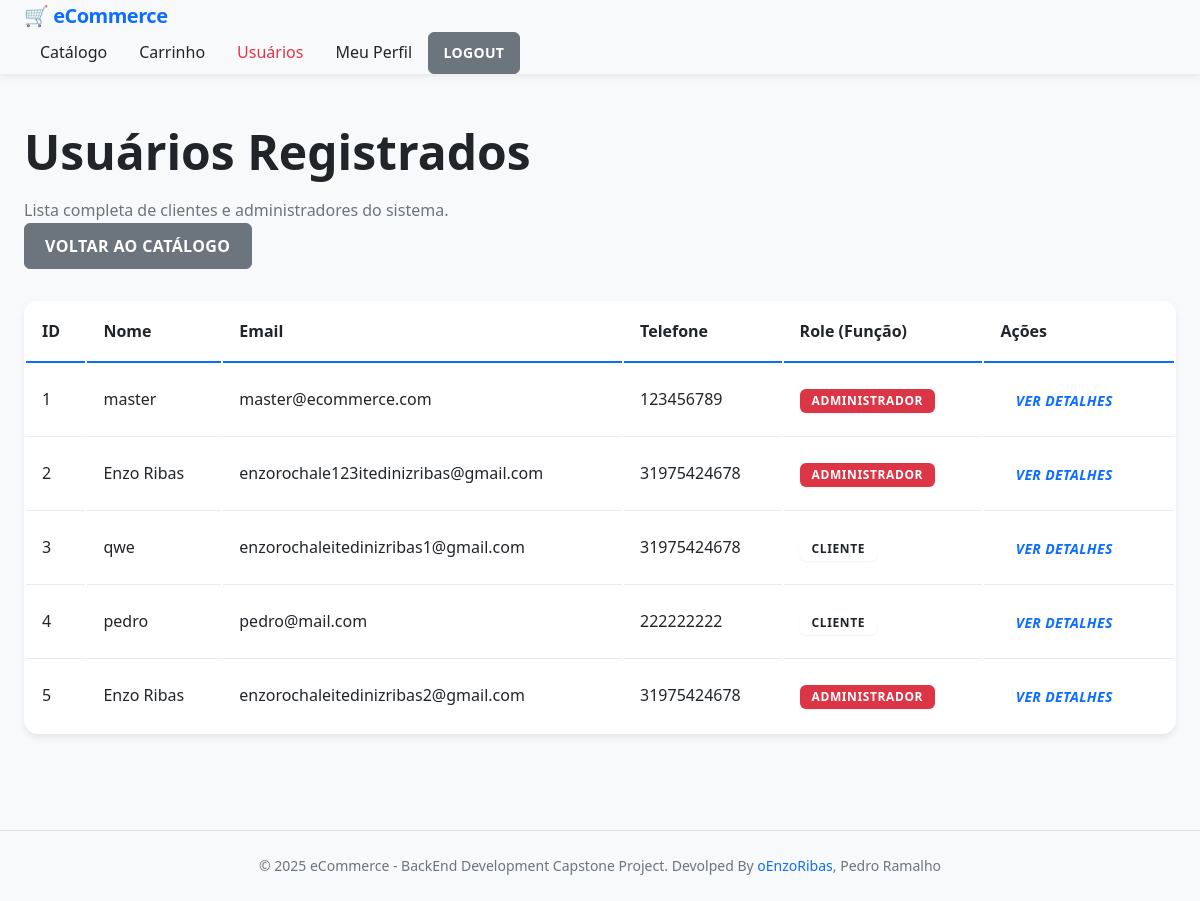
/cliente/usuarios (signed in), run on the app's committed database.
### models/cliente_model.py (models this page shows, shortened)
class Cliente(db.Model):
    __tablename__ = 'clientes'
    id = Column(Integer, primary_key=True, autoincrement=True, nullable=False)
    nome = Column(String(256), nullable=False)
    email = Column(String(256), unique=True, nullable=False)
    senha_hash = Column(String(256), nullable=False)
    telefone = Column(String(256))
    role = Column(String(50), default='cliente')

### routes/cliente.py (the view)
@cliente_bp.route('/usuarios')
@requer_autenticacao
@requer_admin
def listar_usuarios():
    clientes = Cliente.query.all()
    return render_template('cliente/listar_usuarios.html', usuarios=clientes)

### utils/auth_utils.py (called while the page is built)
def get_cliente_autenticado():
    cliente_id = session.get('cliente_id')
    if cliente_id:
        return Cliente.query.get(cliente_id)
    return None

def cliente_autenticado():
    return session.get('cliente_autenticado', False)

def requer_autenticacao(f):
    @wraps(f)
    def decorated_function(*args, **kwargs):
        if not cliente_autenticado():
            return redirect(url_for('auth.login'))
        return f(*args, **kwargs)
    return decorated_function

def requer_admin(f):
    @wraps(f)
    def decorated_function(*args, **kwargs):
        cliente = get_cliente_autenticado()
        if not cliente or cliente.role != 'admin':
            return redirect(url_for('auth.login'))
        return f(*args, **kwargs)
    return decorated_function

### templates/cliente/listar_usuarios.html (shortened to what this page needs)
{% extends 'base.html' %}  {% block content %}
<div class="row mb-4">
  <div class="col-md-10">
    <h1 class="mb-0">Usuários Registrados</h1>
    <p class="text-muted">
      Lista completa de clientes e administradores do sistema.
    </p>
  </div>
  <div class="col-md-2 text-end">
    <a
      href="{{ url_for('produtos.listar') }}"
      class="btn btn-secondary btn-registrar"
    >
      Voltar ao Catálogo
    </a>
  </div>
</div>
 {% if
usuarios %}
<div class="table-responsive">
  <table class="table table-striped table-hover table-bordered">
    <thead class="table-dark">
      <tr>
        <th>ID</th>
        <th>Nome</th>
        <th>Email</th>
        <th>Telefone</th>
        <th>Role (Função)</th>
        <th>Ações</th>
      </tr>
    </thead>
    <tbody>
      {% for user in usuarios %}
      <tr>
        <td>{{ user.id }}</td>
        <td>{{ user.nome }}</td>
        <td>{{ user.email }}</td>
        <td>{{ user.telefone | default('N/A', true) }}</td>
        <td>
          {% if user.role == 'admin' %}
          <span class="badge bg-danger">Administrador</span>
          {% else %}
          <span class="badge bg-info">Cliente</span>
          {% endif %}
        </td>
        <td>
          <a
            href="{{ url_for('cliente.perfil', user_id=user.id) }}"
            class="btn btn-sm btn-outline-primary"
            title="Ver Detalhes"
          >
            <i class="fas fa-eye">Ver Detalhes</i>
          </a>
        </td>
      </tr>
      {% endfor %}
    </tbody>
  </table>
</div>
{% else %}
<div class="alert alert-info text-center mt-5">
  <h4>Nenhum usuário registrado no sistema.</h4>
</div>
{% endif %}  {% endblock %}

### static/css/style.css (style rules this page uses)
*, *::before, *::after { box-sizing: border-box; margin: 0; padding: 0; }
:root { --primary: #0d6efd; --primary-hover: #0b5ed7; --primary-light: rgba(13, 110, 253, 0.1); --secondary: #6c757d; --success: #198754; --success-dark: #157347; --danger: #dc3545; --warning: #ffc107; --info: #0dcaf0; --dark: #212529; --light: #f8f9fa; --gray-100: #f8f9fa; --gray-200: #e9ecef; --gray-300: #dee2e6; --gray-400: #ced4da; --gray-500: #adb5bd; --gray-600: #6c757d; --gray-700: #495057; --gray-800: #343a40; --gray-900: #212529; --surface: #ffffff; --surface-hover: #f8f9fa; --border-color: #e1e4e8; --font-family: "Segoe UI", Tahoma, Geneva, Verdana, sans-serif; --font-size-base: 1rem; --font-size-sm: 0.875rem; --font-size-lg: 1.125rem; --font-size-xl: 1.25rem; --font-weight-normal: 400; --font-weight-medium: 500; --font-weight-semibold: 600; --font-weight-bold: 700; --line-height-base: 1.6; --line-height-tight: 1.25; --spacing-xs: 0.25rem; --spacing-sm: 0.5rem; --spacing-md: 1rem; --spacing-lg: 1.5rem; --spacing-xl: 2rem; --spacing-2xl: 3rem; --radius-sm: 0.375rem; --radius-md: 0.625rem; --radius-lg: 0.875rem; --radius-xl: 1rem; --radius-full: 9999px; --shadow-sm: 0 1px 2px rgba(0, 0, 0, 0.05); --shadow-md: 0 4px 6px rgba(0, 0, 0, 0.07); --shadow-lg: 0 10px 15px rgba(0, 0, 0, 0.1); --shadow-xl: 0 20px 25px rgba(0, 0, 0, 0.15); --shadow-navbar: 0 2px 8px rgba(0, 0, 0, 0.08); --transition-fast: 150ms ease; --transition-base: 200ms ease; --transition-slow: 300ms ease; --z-dropdown: 1000; --z-sticky: 1020; --z-fixed: 1030; --z-modal: 1050; --z-tooltip: 1070; }
html { -webkit-font-smoothing: antialiased; -moz-osx-font-smoothing: grayscale; }
body { font-family: var(--font-family); font-size: var(--font-size-base); line-height: var(--line-height-base); background-color: var(--light); color: var(--dark); }
h1, h2, h3, h4, h5, h6 { color: var(--dark); font-weight: var(--font-weight-semibold); line-height: var(--line-height-tight); margin-bottom: var(--spacing-md); }
h1 { font-size: 2.5rem; }
a { color: var(--primary); text-decoration: none; transition: color var(--transition-fast); }
.btn { display: inline-flex; align-items: center; justify-content: center; gap: var(--spacing-xs); padding: 0.625rem 1.25rem; font-size: var(--font-size-base); font-weight: var(--font-weight-semibold); line-height: 1.5; text-align: center; text-transform: uppercase; letter-spacing: 0.025em; border: 1px solid transparent; border-radius: var(--radius-sm); cursor: pointer; transition: transform var(--transition-base), box-shadow var(--transition-base), background-color var(--transition-base); }
.btn-registrar { color: white; }
.btn-secondary { background-color: var(--secondary); border-color: var(--secondary); color: var(--surface); }
.btn-sm { padding: 0.5rem 0.9rem; font-size: var(--font-size-sm); }
.badge { display: inline-flex; align-items: center; padding: 0.375rem 0.75rem; font-size: 0.75rem; font-weight: var(--font-weight-bold); line-height: 1; text-transform: uppercase; letter-spacing: 0.05em; border-radius: var(--radius-sm); box-shadow: var(--shadow-sm); }
.table { width: 100%; background-color: var(--surface); border-radius: var(--radius-lg); overflow: hidden; box-shadow: var(--shadow-md); }
.table thead th { padding: var(--spacing-md); font-weight: var(--font-weight-bold); text-align: left; background-color: var(--surface); border-bottom: 2px solid var(--primary); color: var(--dark); }
.table tbody tr { transition: background-color var(--transition-fast); }
.table tbody td { padding: var(--spacing-md); border-bottom: 1px solid var(--gray-200); }
.table tbody tr:last-child td { border-bottom: none; }
.mb-4 { margin-bottom: var(--spacing-xl); }
.text-muted { color: var(--gray-600); }
.bg-danger { background-color: var(--danger); color: var(--surface); }
@media (min-width: 768px) { h1 { font-size: 3rem; } }

### data on the page
Cliente: id "1", nome "master", email "master@ecommerce.com", telefone "123456789", role "ADMINISTRADOR"
Cliente: id "2", nome "Enzo Ribas", email "enzorochale123itedinizribas@gmail.com", telefone "31975424678", role "ADMINISTRADOR"
Cliente: id "3", nome "qwe", email "enzorochaleitedinizribas1@gmail.com", telefone "31975424678", role "CLIENTE"
Cliente: id "4", nome "pedro", email "pedro@mail.com", telefone "222222222", role "CLIENTE"
Cliente: id "5", nome "Enzo Ribas", email "enzorochaleitedinizribas2@gmail.com", telefone "31975424678", role "ADMINISTRADOR"
